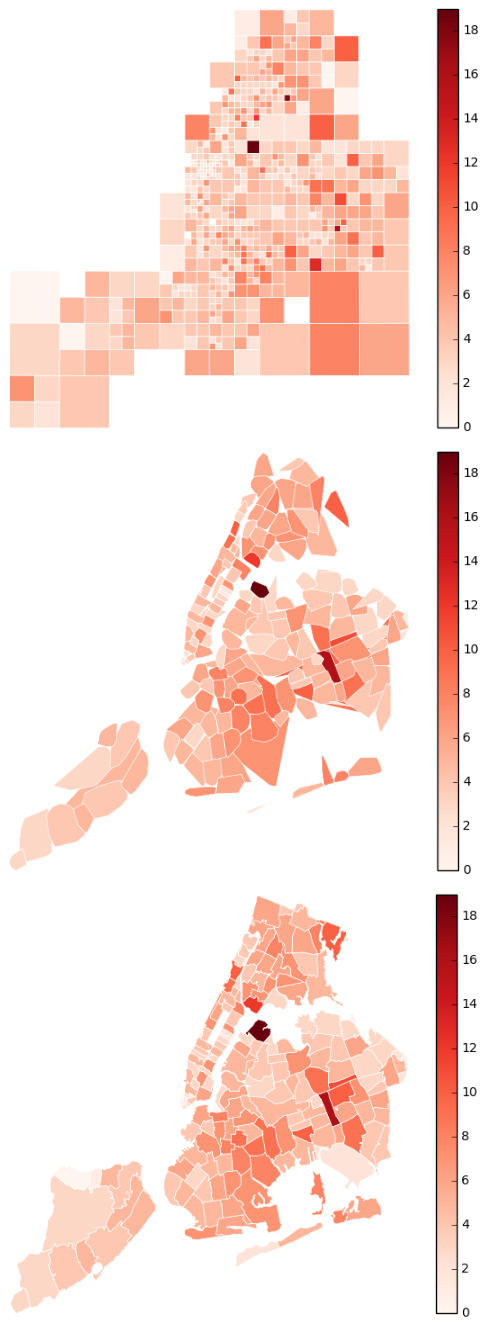

Reproduce this figure in Python.
# This example demonstrates how to use the `aggplot` function, using part of a NYC traffic collisions dataset.
#
# In the first plot we have a bunch of point data, but don't provide any geometry about the locations. So `aggplot`
# invents its own, partitioning the sample space into increasingly fine squares (known as a "quadtree"). Each of the
# squares has between approximately `nmin` and `nmax` samples inside, and the `agg` statistic (`np.avg` by default; `np
# .max` here) is applied to each square.
#
# It is relatively common for datasets to contain a field describing the "neighborhood" a particular observation is in.
# In that case you can use the `by` parameter to summarize by neighborhood (`ZIP CODE` in this example). The result is
# an aggregation using convex hulls: still not pretty, but functional.
#
# Finally there is the case that we have full geospatial context. In that case pass the geometry to the `geometry`
# field; `aggplot` will handle aggregating the result and generate a nicely packaged choropleth!

# Load the data.
from quilt.data.ResidentMario import nyc_collisions
import shapely
import geopandas as gpd
import pandas as pd

collisions = nyc_collisions.collisions()

def pointify(srs):
    try:
        lat, long = float(srs['LATITUDE']), float(srs['LONGITUDE'])
        if pd.isnull(lat) or pd.isnull(long):
            return shapely.geometry.Point((0, 0))
        else:
            return shapely.geometry.Point((long, lat))
    except ValueError:
        return shapely.geometry.Point((0, 0))

collisions = gpd.GeoDataFrame(collisions.head(5000), geometry=collisions.head(5000).apply(pointify, axis='columns'))
collisions = collisions[collisions.geometry.map(lambda srs: not (srs.x == 0))]
collisions['BOROUGH'] = collisions['BOROUGH'].str.strip().map(lambda v: np.nan if len(v) == 0 else v)


# Plot the data.
import geoplot as gplt
import geoplot.crs as gcrs
import numpy as np
import matplotlib.pyplot as plt

f, axarr = plt.subplots(3, 1, figsize=(12, 12), subplot_kw={
    'projection': gcrs.AlbersEqualArea(central_latitude=40.7128, central_longitude=-74.0059)
})
plt.suptitle('Max(Injuries) in Collision by Area, 2016', fontsize=16)
plt.subplots_adjust(top=0.95)


ax1 = gplt.aggplot(collisions, projection=gcrs.AlbersEqualArea(),
                   hue='NUMBER OF PERSONS INJURED', agg=np.max, cmap='Reds',
                   nmin=100, nmax=500,
                   linewidth=0.5, edgecolor='white',
                   ax=axarr[0])
ax1.set_title("No Geometry (Quadtree)")


ax2 = gplt.aggplot(collisions, projection=gcrs.AlbersEqualArea(),
                   hue='NUMBER OF PERSONS INJURED', agg=np.max, cmap='Reds', by='ZIP CODE',
                   linewidth=0.5, edgecolor='white',
                   ax=axarr[1])
ax2.set_title("Categorical Geometry (Convex Hull)")


zip_codes = gplt.datasets.load('nyc-zip-codes')
ax3 = gplt.aggplot(collisions, projection=gcrs.AlbersEqualArea(),
                   hue='NUMBER OF PERSONS INJURED', agg=np.max, by='ZIP CODE', geometry=zip_codes.geometry,
                   cmap='Reds', linewidth=0.5, edgecolor='white',
                   ax=axarr[2])
ax3.set_title("Geometry Provided (Choropleth)")


plt.savefig("aggplot-collisions-1.png", bbox_inches='tight', pad_inches=0.1)